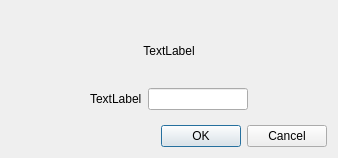
<?xml version="1.0" encoding="UTF-8"?>
<ui version="4.0">
 <class>AppLocker</class>
 <widget class="QWidget" name="AppLocker">
  <property name="geometry">
   <rect>
    <x>0</x>
    <y>0</y>
    <width>338</width>
    <height>156</height>
   </rect>
  </property>
  <property name="windowTitle">
   <string>LockView</string>
  </property>
  <layout class="QVBoxLayout" name="verticalLayout">
   <item>
    <widget class="QStackedWidget" name="stackedWidget">
     <property name="currentIndex">
      <number>0</number>
     </property>
     <widget class="QWidget" name="unlockStack">
      <layout class="QVBoxLayout" name="verticalLayout_3">
       <item>
        <widget class="QLabel" name="lockLabel">
         <property name="text">
          <string>TextLabel</string>
         </property>
         <property name="alignment">
          <set>Qt::AlignCenter</set>
         </property>
        </widget>
       </item>
       <item>
        <layout class="QHBoxLayout" name="horizontalLayout">
         <item>
          <spacer name="horizontalSpacer">
           <property name="orientation">
            <enum>Qt::Horizontal</enum>
           </property>
           <property name="sizeHint" stdset="0">
            <size>
             <width>40</width>
             <height>20</height>
            </size>
           </property>
          </spacer>
         </item>
         <item>
          <widget class="QLabel" name="unlocklabel">
           <property name="text">
            <string>TextLabel</string>
           </property>
          </widget>
         </item>
         <item>
          <widget class="QLineEdit" name="unlockLineEdit">
           <property name="minimumSize">
            <size>
             <width>0</width>
             <height>0</height>
            </size>
           </property>
           <property name="maximumSize">
            <size>
             <width>100</width>
             <height>16777215</height>
            </size>
           </property>
          </widget>
         </item>
         <item>
          <spacer name="horizontalSpacer_2">
           <property name="orientation">
            <enum>Qt::Horizontal</enum>
           </property>
           <property name="sizeHint" stdset="0">
            <size>
             <width>40</width>
             <height>20</height>
            </size>
           </property>
          </spacer>
         </item>
        </layout>
       </item>
      </layout>
     </widget>
     <widget class="QWidget" name="lockStack">
      <layout class="QVBoxLayout" name="verticalLayout_2">
       <item>
        <widget class="QLabel" name="headLabel">
         <property name="text">
          <string>TextLabel</string>
         </property>
        </widget>
       </item>
       <item>
        <layout class="QFormLayout" name="formLayout">
         <item row="0" column="0">
          <widget class="QLabel" name="passwordLabel">
           <property name="text">
            <string>PIN code</string>
           </property>
          </widget>
         </item>
         <item row="0" column="1">
          <widget class="QLineEdit" name="pinLineEdit">
           <property name="font">
            <font>
             <underline>false</underline>
             <kerning>true</kerning>
            </font>
           </property>
          </widget>
         </item>
         <item row="1" column="0">
          <widget class="QLabel" name="confirmPasswordLabel">
           <property name="text">
            <string>Confirm PIN</string>
           </property>
          </widget>
         </item>
         <item row="1" column="1">
          <widget class="QLineEdit" name="confirmLineEdit"/>
         </item>
        </layout>
       </item>
       <item>
        <widget class="QLabel" name="messageLabel">
         <property name="font">
          <font>
           <weight>50</weight>
           <italic>false</italic>
           <bold>false</bold>
           <underline>false</underline>
          </font>
         </property>
         <property name="text">
          <string/>
         </property>
        </widget>
       </item>
      </layout>
     </widget>
    </widget>
   </item>
   <item>
    <widget class="QDialogButtonBox" name="buttonBox">
     <property name="standardButtons">
      <set>QDialogButtonBox::Cancel|QDialogButtonBox::Ok</set>
     </property>
    </widget>
   </item>
  </layout>
 </widget>
 <resources/>
 <connections/>
</ui>
